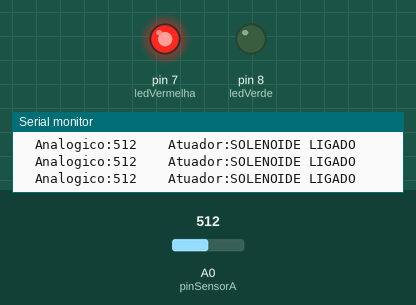
Simulated run of this program. Board: Arduino Uno, built with avr-gcc and run on an emulated ATmega328P. Shown: output pins drawn as LEDs (lit = HIGH), the last lines printed to the serial monitor. Inputs (shaded band) come from the test bench; at power-on: A0 (pinSensorA) = 512.

Above: at 1.2 s.
1.3 s: A0 (pinSensorA) set to 157
2.8 s: A0 (pinSensorA) set to 135
At 4.2 s:
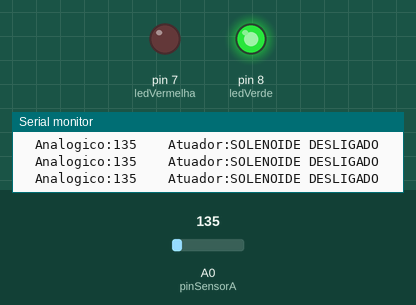
4.5 s: A0 (pinSensorA) set to 160
At 5.4 s:
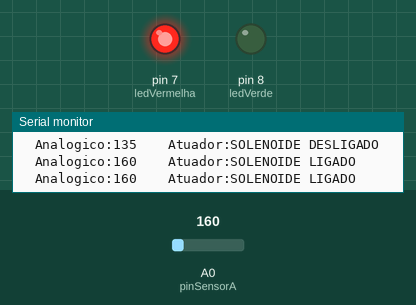
6.0 s: A0 (pinSensorA) set to 140
At 6.6 s:
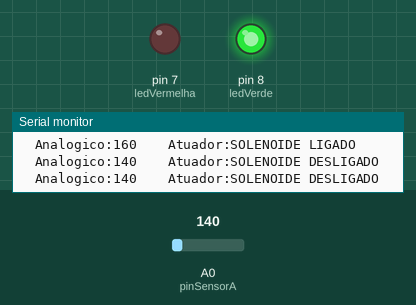
Timing chart, 0 to 8.5 s (numbered marks = the images above; inputs shaded):
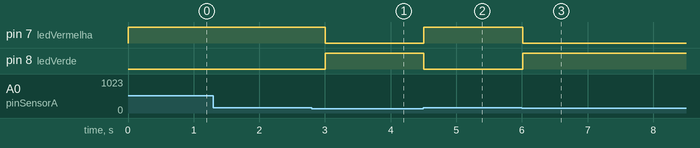

The program:

main.cpp
```cpp
#include <Arduino.h>
#define ledVermelha 7
#define ledVerde 8


#define pinSensorA A0
#define pinSensorD 10


void setup()
{
    pinMode(ledVermelha, OUTPUT);
    pinMode(ledVerde, OUTPUT);

    pinMode(pinSensorD, INPUT);
    Serial.begin(9600);

}


void aguaOK()
{
    digitalWrite(ledVerde,HIGH);
    digitalWrite(ledVermelha,LOW);
}

void aguaNOK()
{
    digitalWrite(ledVerde,LOW );
    digitalWrite(ledVermelha,HIGH);
}


void testa()
{
    digitalWrite(ledVerde,LOW );
    digitalWrite(ledVermelha,HIGH);
    delay(50);
    digitalWrite(ledVerde, HIGH );
    digitalWrite(ledVermelha,LOW);
    delay(50);
}


void validaDigital()
{
	Serial.print("Digital:");

  if (digitalRead(pinSensorD)) {
     Serial.print("SEM UMIDADE ");
     aguaNOK();
  } else {
     Serial.print("COM UMIDADE ");
     aguaOK();

  }
}

void validaAnalogico()
{
Serial.print("  Analogico:");
  Serial.print(analogRead(pinSensorA));
  Serial.print("  ");

  Serial.print("  Atuador:");
  if (analogRead(pinSensorA) > 150) {
     Serial.println("SOLENOIDE LIGADO");
     aguaNOK();
     delay(500);
  } else {
    Serial.println("SOLENOIDE DESLIGADO");
    aguaOK();
    delay(500);

  }

}

void loop()
{

validaAnalogico();


}
```

Measured:
- the behaviour switches between 151 and 150 on A0 (pinSensorA) (found by bisection; images 0 and 1)
- after the input at 2.8 s, pin 7 (ledVermelha): HIGH → LOW after 0.21 s; pin 8 (ledVerde): LOW → HIGH after 0.21 s
- after the input at 4.5 s, pin 7 (ledVermelha): LOW → HIGH at once; pin 8 (ledVerde): HIGH → LOW at once
- after the input at 6.0 s, pin 7 (ledVermelha): HIGH → LOW at once; pin 8 (ledVerde): LOW → HIGH at once
